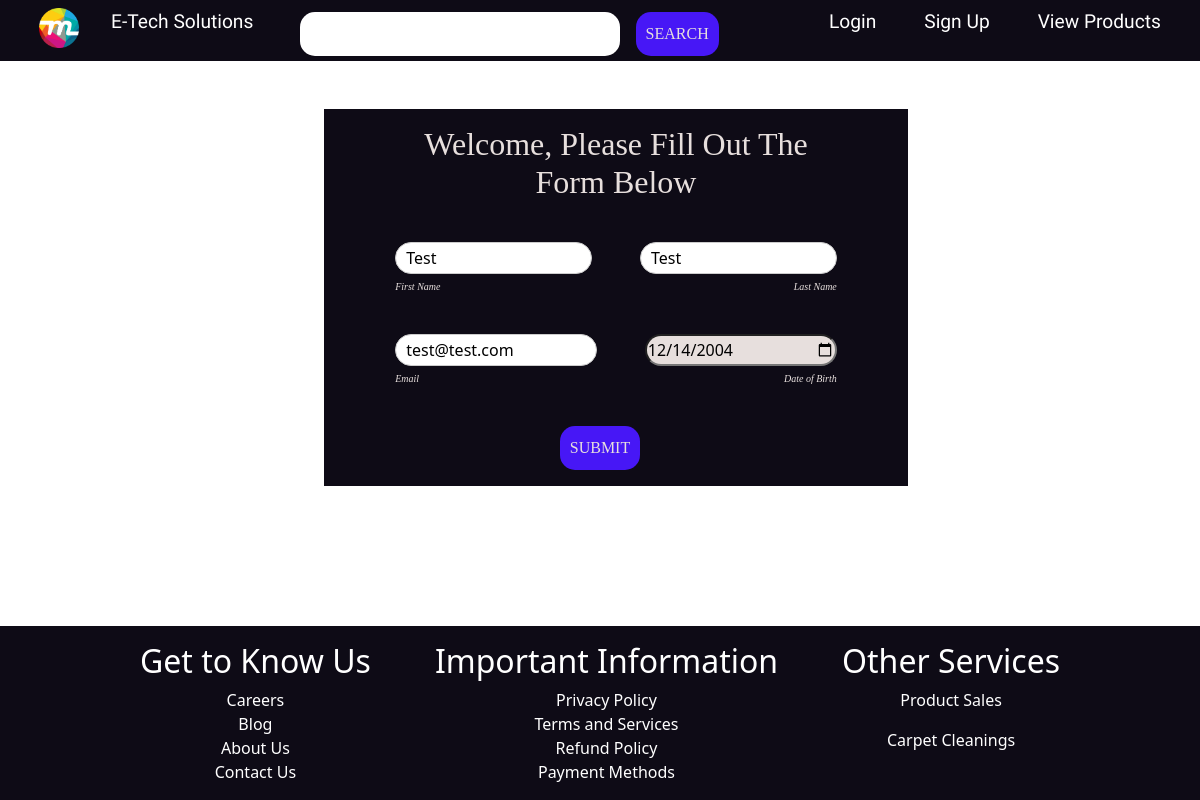
Screenshot of /editUser.php?id=21 with the database file from the repository.
### tables this page shows
CREATE TABLE `users` (
  `user_id` int(100) NOT NULL,
  `first_name` varchar(50) NOT NULL,
  `last_name` varchar(50) NOT NULL,
  `dob` date NOT NULL,
  `email` varchar(100) NOT NULL,
  `password` varchar(1000) NOT NULL,
  `type` varchar(15) NOT NULL
);

### editUser.php (the view, shortened to what this page needs)
<?php
    include 'header.php';
    require 'dbconnect.php';
    if(isset($_GET['id']) || isset($_SESSION['user_id'])){
        if(isset($_GET['id'])){
            $user_id = mysqli_real_escape_string($con, $_GET['id']);
        }else{
            $user_id = mysqli_real_escape_string($con, $_SESSION['user_id']);
        }
        $query = "SELECT * FROM users WHERE user_id='$user_id'";
        $result = mysqli_query($con, $query);
        if(mysqli_num_rows($result) > 0){
            $user = mysqli_fetch_array($result);
?>
    <main>
        <form method="POST" action="confirmAdminRegisterUser.php">
            <div class="content">
                <h2 class="welcome-header">Welcome, Please Fill Out The <br>Form Below</h2>
                <div class="first-container">
                    <section class="section">
                        <input type="text"  max= "15" name="fname" placeholder="First Name"
                        value="<?=$user['first_name'];?>"
                        class="input" required>
                        <input type="text" max= "15" name="lname" placeholder="Last Name"
                        value="<?=$user['last_name'];?>"
                        class="input" required>
                    </section>
                    <section class="section2">
                        <label for="fname" class="labels">First Name</label>
                        <label for="lname" class="labels">Last Name</label>
                    </section>
                    <section class="section">
                        <input type="email" name="email" placeholder="example@example.com"
                        value="<?=$user['email'];?>"
                        class="input" required>
                        <input type="date" max="2004-12-31" name="dob" placeholder="Date of Birth"
                        value="<?=$user['dob'];?>" class="input" required>
                    </section>
                    <section class="section2">
                        <label for="email" class="labels">Email</label>
                        <label for="dob" class="labels">Date of Birth</label>
                    </section>
                    <div class="btn-login">
                        <input type="submit" name="edit_submit" value="SUBMIT" class="login">
                    </div>
                </div>
            </div>
        </form>
        <?php
                }else{
                    echo "<h4>User Doesn't Exist</h4>";
                }
            }
        ?>
    </main>
<?php include 'footer.php'; ?>

### index.css (style rules this page uses)
*, *::before, *::after { box-sizing: border-box; }
html { height: 100%; }
body { margin: 0; display: flex; flex-direction: column; min-height: 100%; }
main { padding-left: 2rem; margin-bottom: 2rem; }
.login { background-color: #4717F6; color: #E7DFDD; padding: 10px; width: auto; border-radius: 15px; margin-right: 2rem; font-family: 'Roboto Serif', serif; border: none; }
.welcome-header { font-family: 'Roboto Serif'; padding-bottom: 2rem; }
.content { margin: 0 auto; margin-top: 3rem; background-color: #0E0B16; color: #E7DFDD; width: 50%; padding: 1rem; }
.content h2 { text-align: center; }
.labels { font-style: italic; font-size: x-small; display: block; margin-bottom: 2.5rem; font-family: 'Roboto Serif', serif; }
.input { width: 100%; height: 2rem; background-color: #E7DFDD; border-radius: 30px; }
.first-container { width: 80%; margin: 0 auto; }
.section { display: flex; gap: 3rem; }
.section2 { display: flex; justify-content: space-between; }
.btn-login { display: flex; justify-content: center; }
input[type="text"], input[type="email"], textarea { width: 100%; border: 1px solid #ccc; background: white; margin: 0 0 5px; padding: 10px; }

### rows the page displays
users: fname "Test", lname "Test", email "test@test.com", dob "12/14/2004"
